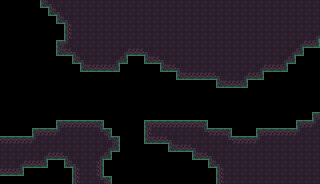

A level layout from a 2D game, rendered from its tile map. Below: a short description, then the map file with its tile-grid data intact:
An orthogonal 40x23 tile map with 8x8 px tiles, 1 tile layer (Tile Layer 1).

<map version="1.10" tiledversion="1.11.2" orientation="orthogonal" renderorder="right-down" width="40" height="23" tilewidth="8" tileheight="8" infinite="0" nextlayerid="2" nextobjectid="1">
 <tileset firstgid="1" source="Tileset-Forest-Ground-8x8.tsx" />
 <layer id="1" name="Tile Layer 1" width="40" height="23">
  <data encoding="csv">
0,0,0,0,0,53,25,37,37,37,37,37,37,37,37,37,37,37,37,37,37,37,37,37,37,37,37,37,37,37,37,37,37,37,37,37,37,37,37,37,
0,0,0,0,0,0,53,25,37,37,37,37,37,37,37,37,37,37,37,37,37,37,37,37,37,37,37,37,37,37,37,37,37,37,37,37,37,37,37,37,
0,0,0,0,0,0,0,53,25,37,37,37,37,37,37,37,37,37,37,37,37,37,37,37,37,37,37,37,37,37,37,37,37,37,37,37,37,37,37,37,
0,0,0,0,0,0,0,0,36,37,37,37,37,37,37,37,37,37,37,37,37,37,37,37,37,37,37,37,37,37,37,37,37,37,37,37,37,37,37,37,
0,0,0,0,0,0,0,0,36,37,37,37,37,37,37,37,37,37,37,37,37,37,37,37,37,37,37,37,37,37,37,37,37,37,37,37,37,37,37,23,
0,0,0,0,0,0,0,19,59,37,37,37,37,37,37,37,37,37,37,37,37,37,37,37,37,37,37,37,37,37,37,37,37,37,37,37,37,23,54,55,
0,0,0,0,0,0,0,53,54,25,37,37,37,37,37,23,54,54,25,37,37,37,37,37,37,37,37,37,37,37,37,37,37,37,37,37,23,55,0,0,
0,0,0,0,0,0,0,0,0,53,25,37,37,37,23,55,0,0,53,54,25,37,37,37,37,37,37,37,37,37,37,37,37,37,37,23,55,0,0,0,
0,0,0,0,0,0,0,0,0,0,53,54,54,54,55,0,0,0,0,0,53,54,25,37,37,37,37,37,37,37,37,37,23,54,54,55,0,0,0,0,
0,0,0,0,0,0,0,0,0,0,0,0,0,0,0,0,0,0,0,0,0,0,53,54,54,54,54,25,37,37,23,54,55,0,0,0,0,0,0,0,
0,0,0,0,0,0,0,0,0,0,0,0,0,0,0,0,0,0,0,0,0,0,0,0,0,0,0,53,54,54,55,0,0,0,0,0,0,0,0,0,
0,0,0,0,0,0,0,0,0,0,0,0,0,0,0,0,0,0,0,0,0,0,0,0,0,0,0,0,0,0,0,0,0,0,0,0,0,0,0,0,
0,0,0,0,0,0,0,0,0,0,0,0,0,0,0,0,0,0,0,0,0,0,0,0,0,0,0,0,0,0,0,0,0,0,0,0,0,0,0,0,
0,0,0,0,0,0,0,0,0,0,0,0,0,0,0,0,0,0,0,0,0,0,0,0,0,0,0,0,0,0,0,0,0,0,0,0,0,0,0,0,
0,0,0,0,0,0,0,0,0,0,0,0,0,0,0,0,0,0,0,0,0,0,0,0,0,0,0,0,0,0,0,0,0,0,0,0,0,0,0,19,
0,0,0,0,0,0,0,19,20,20,20,20,21,0,0,0,0,0,19,20,20,20,20,20,20,21,0,0,0,0,0,0,0,0,0,0,0,19,20,59,
0,0,0,0,19,20,20,59,37,37,37,37,57,21,0,0,0,0,36,37,37,37,37,37,37,57,20,20,21,0,0,0,19,20,20,20,20,59,37,37,
20,20,20,20,59,37,37,37,37,37,37,37,37,57,21,0,0,0,53,54,54,25,37,37,37,37,37,37,57,20,20,20,59,37,37,37,37,37,37,37,
37,37,37,37,37,37,37,37,37,37,37,37,37,23,55,0,0,0,0,0,0,53,54,54,25,37,37,37,37,37,37,37,37,37,37,37,37,37,37,37,
37,37,37,37,37,23,54,54,25,37,37,37,23,55,0,0,0,0,0,0,0,0,0,0,53,54,25,37,37,37,37,37,37,37,37,37,37,37,37,37,
37,37,23,54,54,55,0,0,53,25,37,37,38,0,0,0,0,0,0,0,0,0,0,0,0,0,53,25,37,37,37,37,37,37,37,37,37,37,37,37,
54,54,55,0,0,0,0,0,0,36,37,37,38,0,0,0,0,0,0,0,0,0,0,0,0,0,0,36,37,37,37,37,37,37,37,37,37,37,37,37,
0,0,0,0,0,0,0,0,0,36,37,37,57,21,0,0,0,0,0,0,0,0,0,0,0,0,0,36,37,37,37,37,37,37,37,37,37,37,37,37
</data>
 </layer>
</map>
